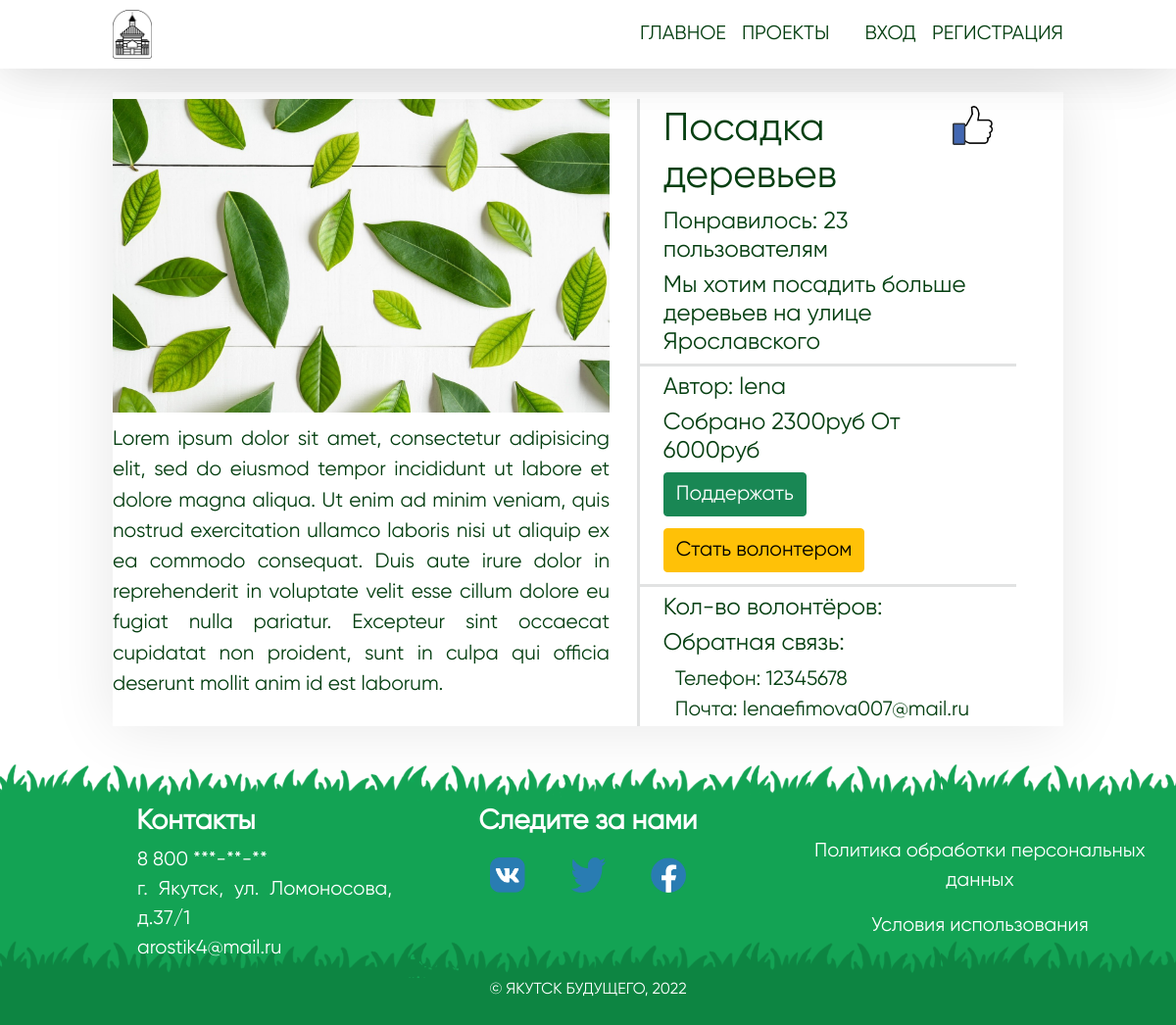
Screenshot of /info_project.php?id=6 with the database file from the repository.
### tables this page shows
CREATE TABLE `projects` (
  `id` int(100) NOT NULL,
  `creator` varchar(100) NOT NULL,
  `phone` varchar(80) NOT NULL,
  `email` varchar(80) NOT NULL,
  `name` varchar(80) NOT NULL,
  `img` varchar(100) NOT NULL,
  `kr_text` varchar(500) NOT NULL,
  `poln_text` varchar(4000) NOT NULL,
  `time` varchar(10) NOT NULL,
  `need_sum` bigint(10) NOT NULL,
  `have_sum` bigint(10) DEFAULT NULL,
  `vol_yes_no` varchar(10) NOT NULL,
  `max_vol` varchar(10) NOT NULL,
  `vol_text` varchar(200) NOT NULL,
  `likes` int(100) NOT NULL
);

CREATE TABLE `user` (
  `id` int(100) NOT NULL,
  `login` varchar(100) NOT NULL,
  `phone` varchar(100) NOT NULL,
  `password` varchar(100) NOT NULL,
  `img` varchar(200) NOT NULL,
  `email` varchar(100) NOT NULL,
  `name` varchar(100) NOT NULL,
  `surname` varchar(100) NOT NULL
);

### info_project.php (the view, shortened to what this page needs)
<!DOCTYPE html>
<html>
<head>
	<link rel="stylesheet" type="text/css" href="css/style.css">
	<link rel="stylesheet" type="text/css" href="css/style_projects.css">
	<link href="https://cdn.jsdelivr.net/npm/bootstrap@5.1.3/dist/css/bootstrap.min.css" rel="stylesheet">
</head>
<body class="for_body">
<?php $con = mysqli_connect('127.0.0.1', 'root', '', 'resp');?>
   <div class="m_wrapper">
   	  <header class="m_header mx-auto">
   	  	<div class="m_container">
   	  		<div class="header__body">
		  		<a href="index.php" class="header__logo">
		  			<img src="img/logo.png">
		  		</a>
		  		<nav class="header__menu">
		  			<ul class="header__list">
		  				<li>
		  					<a href="index.php" class="header__link">Главное</a>
		  				</li>
		  				<li>
		  					<a href="projects.php" class="header__link">Проекты</a>
		  				</li>
		  				<?php if ($_SESSION['id']==null) {?>
		  				<li style="margin-left: 3vw">
		  					<a href="signIn.php" class="header__link">Вход</a>
		  				</li>
		  				<li>
		  					<a href="reg.php" class="header__link"> Регистрация</a>
		  				</li>
		  				<?php } ?>
		  			</ul>
		  		</nav>
		  	</div>
   	  	</div>
   	  </header>
   	  <?php
   	  $query = mysqli_query($con, "SELECT * FROM projects WHERE id=".$_GET["id"]);
   	  $stroka= $query->fetch_assoc();
   	  $query2 = mysqli_query($con, "SELECT * FROM user WHERE id=".$stroka["creator"]);
   	  $stroka2= $query2->fetch_assoc();
   	   ?>
   	  <div class="m_content">
   	  	<div class="m_container">
   	  		<div class="d-flex m_block">
   	  			<div class="block1">
   	  				<div class="image_big"><img src="<?php echo $stroka["img"] ?>"></div>
   	  				<p><?php echo $stroka["poln_text"] ?></p>
   	  			</div>
   	  			<div class="block2">
   	  				<div class="bord">
	   	  				<div class="v_strok">
	   	  					<h1><?php echo $stroka["name"] ?></h1>
	   	  					<a href="HEAD/HEAD_like.php?id=<?php echo $_GET["id"] ?>"><img src="img/like.png" ></a>
	   	  				</div>
		   	  			<h6>Понравилось: <?php echo $stroka["likes"] ?> пользователям</h6>
		   	  			<h6><?php echo $stroka["kr_text"] ?></h6>
	   	  			</div>
	   	  			<div class="bord linee">
	   	  				<h6>Автор: <?php echo $stroka2["login"] ?></h6>
	   	  				<h6>Собрано <span class="have_sum"><?php echo $stroka["have_sum"] ?></span>руб  От <span class="need_sum"><?php echo $stroka["need_sum"] ?></span>руб</h6>
	   	  				<button class="btn btn-success podderzh">Поддержать</button>
	   	  				<button class="btn btn-warning">Стать волонтером</button>
   	  				</div>
   	  				<div class="bord linee">
	   	  				<h6>Кол-во волонтёров: <span></span></h6>
	   	  				<h6>Обратная связь:</h6>
	   	  				<p style="margin-left: 1vw">Телефон: <?php echo $stroka["phone"] ?></p>
	   	  				<p style="margin-left: 1vw">Почта: <?php echo $stroka["email"] ?></p>
   	  				</div>
   	  			</div>
   	  		</div>
   	  	</div>
   	  </div>
	   <div class="m_footer">
	  	<div class="d-flex foot_first">
		  	<div class="foot_column c2">
		  		<h6 style="margin: 0">Контакты</h6>
		  		<div class="contact">
			  		<p>8 800 ***-**-**</p>
			  		<p>г. Якутск, ул. Ломоносова, д.37/1 </p>
			  		<p>arostik4@mail.ru</p>
		  		</div>
		  	</div>
		  	<div class="foot_column c3">
		  		<h6>Следите за нами</h6>
		  		<div class="d-flex col-6 mx-auto" style="justify-content: space-between; padding-top: 1vw">
		          <img src="img/vk.png" class="mrv-4" style="height: 3vw; width: 3vw">
		          <img src="img/tw.png" class="mlv-4 mrv-4" style="height: 3vw; width: 3vw">
		          <img src="img/fb.png" class="mlv-4 " style="height: 3vw; width: 3vw">
		        </div>
		  	</div>
		  	<div class="foot_column c1">
		  		<p>Политика обработки персональных данных</p>
		  		<p>Условия использования</p>
		  	</div>
	  	</div>
	  	<div class="foot_second text-center">
	  		<p>© Якутск будущего, 2022</p>
	  	</div>
	  </div>
   </div>
</body>
</html>

### css/style.css (style rules this page uses)
body { height: 100%; }
.for_body { color: #053f11; font-family: osnova; }
*,*:before,*:after { padding: 0; margin: 0; border: 0; box-sizing: border-box; }
.m_container { max-width: 1000px; margin: 0px auto; padding: 0px 15px 0px 15px }
.m_header { position: fixed; width: 100%; top: 0; left: 0; z-index: 50; background-color: white; box-shadow: 0 0 5vw rgba(0,0,0,0.1); }
.m_header:before { content: ''; position: absolute; top: 0; left: 0; width: 100%; height: 100%; z-index: 2; background-color: white; box-shadow: 0 0 5vw rgba(0,0,0,0.1); }
.header__body { position: relative; display: flex; justify-content: space-between; height: 70px; align-items: center; }
.header__logo { overflow: hidden; position: relative; z-index: 3; }
.header__logo img { height: 50px; display: block; }
.header__list { display: flex; position: relative; z-index: 3; }
.header__list li { list-style: none; margin: 15px 0px 0px 16px; }
.header__link { text-transform: uppercase; font-size: 20px; text-decoration: none; color: #053f11; }
.m_footer { margin-top: 25px; width: 100%; height: 35vh; background-image: url(../img/FOOTER.png); background-size: 80% 100%; color: white; }
.foot_first { height: 29vh; padding-top: 7vh; }
.foot_column { flex: 0 1 33.33%; text-align: center; font-size: 2.5vh; }
.foot_column h6 { font-size: 3.5vh; font-weight: bolder; }
.foot_column.c1 { padding-top: 4vh; }
.contact { text-align: justify; padding-left: 35%; margin-top: 1vh; }
.contact p { margin: 0; }
.foot_second { height: 6vh; font-size: 2vh; text-transform: uppercase; }
.m_content { padding: 70px 0px 0px 0px; }

### css/style_projects.css (style rules this page uses)
.v_strok { justify-content: space-between; display: flex; }
.v_strok a { color: #053f11; }
.v_strok h1 { font-size: 5vh; }
.v_strok img { height: 5vh; }
.m_block { margin-top: 3vh; box-shadow: 0 0 5vw rgba(0,0,0,0.1); padding: 0.6vw 4vw 0vw 0vw; }
.block1 { flex: 0 1 55%; text-align: justify; }
.block1 p { margin-top: 1vw; }
.m_block p { font-size: 2.6vh; }
.m_block button { font-size: 2.6vh; }
.block2 { flex: 0 1 42%; margin-left: 3%; border-left: solid #E1e2e2; }
.image_big { width: 100%; height: 40vh; }
.image_big img { min-width: 100%; min-height: 100%; max-height: 100%; object-fit: cover; }
.bord { width: 100%; padding: 0.6vw 2vw 0vw 2vw; }
.bord.linee { border-top: solid #E1e2e2; }
.bord h6 { font-size: 3vh; margin: 0 0 0.6vw 0; }
.bord p { margin: 0; }
.bord button { margin: 0 0 1vw 0; }

### rows the page displays
projects: img (picture), poln_text "Lorem ipsum dolor sit amet, consectetur adipisicing elit, sed do eiusmod tempor incididunt ut labore et dolore magna aliqua. Ut enim ad minim veniam, quis nostrud exercitation ullamco laboris nisi ut aliquip ex ea commodo consequat. Duis aute irure dolor in reprehenderit in voluptate velit esse cillum dolore eu fugiat nulla pariatur. Excepteur sint occaecat cupidatat non proident, sunt in culpa qui officia deserunt mollit anim id est laborum.", name "Посадка деревьев", likes "23", kr_text "Мы хотим посадить больше деревьев на улице Ярославского", have_sum "2300", need_sum "6000", phone "12345678", email "lenaefimova007@mail.ru"
user: login "lena"
